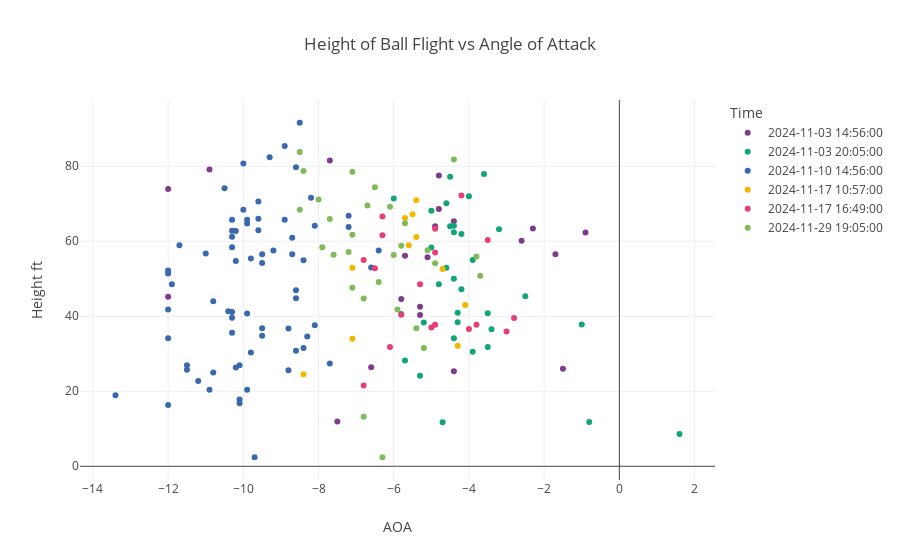

Here is the notebook cell this chart was saved with:
### Code cell
df['AOA'] = pd.to_numeric(df['AOA'], errors='coerce')


fig4 = px.scatter(df, x='AOA', y='Height ft', color='Time', title="Height of Ball Flight vs Angle of Attack",
                  color_discrete_sequence=px.colors.qualitative.Bold,hover_data=['Shot Type','Club'])
fig4.show()

### Figure 1 — Plotly figure (JSON) as saved in the notebook; plotly's stock layout.template omitted (floating-point values rounded to 4 significant figures; data arrays with more than 128 entries replaced by an {"elided": "..."} marker saying what was removed)
{"data": [{"customdata": [["Pull", "7 Iron"], ["Fade", "7 Iron"], ["Pull/Draw", "7 Iron"], ["Pull/Fade", "7 Iron"], ["Pull/Fade", "7 Iron"], ["Pull/Fade", "7 Iron"], ["Pull/Fade", "7 Iron"], ["Pull/Fade", "7 Iron"], ["Pull", "7 Iron"], ["Pull", "7 Iron"], ["Pull", "7 Iron"], ["Pull/Fade", "7 Iron"], ["Pull/Fade", "7 Iron"], ["Pull/Draw", "7 Iron"], ["Pull/Draw", "7 Iron"], ["Fade", "7 Iron"], ["Pull/Fade", "7 Iron"], ["Fade", "7 Iron"], ["Pull/Fade", "7 Iron"], ["Pull/Fade", "7 Iron"], ["Pull", "7 Iron"], ["Push/Slice", "7 Iron"]], "hovertemplate": "Time=2024-11-03 14:56:00<br>AOA=%{x}<br>Height ft=%{y}<br>Shot Type=%{customdata[0]}<br>Club=%{customdata[1]}<extra></extra>", "legendgroup": "2024-11-03 14:56:00", "marker": {"color": "rgb(127, 60, 141)", "symbol": "circle"}, "mode": "markers", "name": "2024-11-03 14:56:00", "orientation": "v", "showlegend": true, "type": "scatter", "x": [null, -6.6, -4.4, -5.3, -5.3, -5.1, -5.8, -4.8, -4.9, -2.3, -10.9, -4.4, -4.8, -12, -12, -7.7, -5.7, -1.7, -0.9, -2.6, -1.5, -7.5], "xaxis": "x", "y": [34.3, 26.4, 25.3, 40.3, 42.5, 55.7, 44.6, 77.5, 64, 63.4, 79.1, 65.3, 68.6, 45.2, 73.9, 81.5, 56.1, 56.5, 62.3, 60.1, 26, 11.9], "yaxis": "y"}, {"customdata": [["Fade", "7 Iron"], ["Straight", "7 Iron"], ["Draw", "7 Iron"], ["Straight", "7 Iron"], ["Fade", "7 Iron"], ["Straight", "7 Iron"], ["Draw", "7 Iron"], ["Fade", "7 Iron"], ["Straight", "7 Iron"], ["Push/Fade", "7 Iron"], ["Fade", "7 Iron"], ["Straight", "7 Iron"], ["Straight", "7 Iron"], ["Straight", "7 Iron"], ["Push/Fade", "7 Iron"], ["Draw", "7 Iron"], ["Draw", "7 Iron"], ["Straight", "7 Iron"], ["Fade", "7 Iron"], ["Push/Fade", "7 Iron"], ["Pull/Draw", "7 Iron"], ["Pull/Draw", "7 Iron"], ["Push/Fade", "7 Iron"], ["Fade", "7 Iron"], ["Pull", "7 Iron"], ["Fade", "7 Iron"], ["Straight", "7 Iron"], ["Straight", "7 Iron"], ["Fade", "7 Iron"], ["Fade", "7 Iron"], ["Push/Fade", "7 Iron"], ["Straight", "7 Iron"], ["Straight", "7 Iron"]], "hovertemplate": "Time=2024-11-03 20:05:00<br>AOA=%{x}<br>Height ft=%{y}<br>Shot Type=%{customdata[0]}<br>Club=%{customdata[1]}<extra></extra>", "legendgroup": "2024-11-03 20:05:00", "marker": {"color": "rgb(17, 165, 121)", "symbol": "circle"}, "mode": "markers", "name": "2024-11-03 20:05:00", "orientation": "v", "showlegend": true, "type": "scatter", "x": [-4.4, -4.4, -5, -4.4, -5.8, -5, -3.5, -4.3, -3.5, -3.2, -4.5, -4.5, -3.9, -2.5, -3.6, -1, -3.4, -4.6, -6, -4.7, -0.8, 1.6, -4.2, -4.4, -4.3, -4, -5.3, -5.7, -4.6, -5.2, -4.2, -3.9, -4.8], "xaxis": "x", "y": [64.1, 50, 68.1, 34.1, 40.6, 58.3, 31.8, 40.9, 40.8, 63.2, 77.2, 64, 55, 45.3, 77.9, 37.8, 36.5, 52.9, 71.4, 11.7, 11.8, 8.6, 61.9, 62.4, 38.4, 72, 24.1, 28.2, 70.1, 38.3, 47.2, 30.5, 48.5], "yaxis": "y"}, {"customdata": {"elided": "70x2 str values"}, "hovertemplate": "Time=2024-11-10 14:56:00<br>AOA=%{x}<br>Height ft=%{y}<br>Shot Type=%{customdata[0]}<br>Club=%{customdata[1]}<extra></extra>", "legendgroup": "2024-11-10 14:56:00", "marker": {"color": "rgb(57, 105, 172)", "symbol": "circle"}, "mode": "markers", "name": "2024-11-10 14:56:00", "orientation": "v", "showlegend": true, "type": "scatter", "x": [-10.1, -8.8, -11.2, -7.7, -8.3, -10.1, -9.9, -9.9, -10.1, -12, -13.4, -10.9, -12, -9.2, -11.7, -10.2, -9.5, -10.3, -10.3, -12, -11.5, -9.5, -11.9, -12, -10.2, -10.8, -11.5, -12, -11, -8.4, -8.6, -10.3, -10, -9.6, -10.5, -9.3, -9.8, -8.9, -8.8, -9.6, -9.6, -8.1, -9.9, -8.7, -9.9, -10.3, -8.4, -10.2, -8.1, -9.8, -8.5, -6.4, -8.6, -9.7, -8.6, -8.9, -9.5, -8.6, -8.7, -10.3, -10.3, -10.3, -10.8, -10.4, -10, -7.2, -8.2, -7.2, -9.5, -6.6], "xaxis": "x", "y": [26.9, 25.6, 22.7, 27.4, 34.6, 17.8, 40.7, 20.4, 16.8, 16.3, 18.9, 20.4, 52.2, 57.5, 58.9, 62.7, 36.8, 41.1, 35.6, 34.1, 26.9, 54.2, 48.5, 41.8, 26.3, 44, 25.7, 51.4, 56.7, 54.9, 79.7, 65.7, 80.7, 70.6, 74.1, 82.4, 55.4, 85.4, 36.7, 62.9, 66, 37.6, 65.7, 56.5, 64.7, 58.4, 31.5, 54.7, 64.1, 30.3, 91.6, 57.5, 30.8, 2.4, 44.8, 65.7, 34.8, 46.9, 60.9, 62.8, 39.6, 61.2, 25, 41.3, 68.4, 66.8, 71.6, 63.8, 56.5, 53], "yaxis": "y"}, {"customdata": [["Fade", "7 Iron"], ["Fade", "7 Iron"], ["Fade", "7 Iron"], ["Fade", "7 Iron"], ["Fade", "7 Iron"], ["Pull", "7 Iron"], ["Fade", "7 Iron"], ["Fade", "7 Iron"], ["Pull", "7 Iron"], ["Fade", "7 Iron"], ["Fade", "7 Iron"]], "hovertemplate": "Time=2024-11-17 10:57:00<br>AOA=%{x}<br>Height ft=%{y}<br>Shot Type=%{customdata[0]}<br>Club=%{customdata[1]}<extra></extra>", "legendgroup": "2024-11-17 10:57:00", "marker": {"color": "rgb(242, 183, 1)", "symbol": "circle"}, "mode": "markers", "name": "2024-11-17 10:57:00", "orientation": "v", "showlegend": true, "type": "scatter", "x": [-5.6, -7.1, -8.4, -5.4, -4.1, -4.3, -5.4, -5.7, -7.1, -4.7, -5.5], "xaxis": "x", "y": [58.9, 52.9, 24.5, 70.9, 43, 32.1, 61.1, 66.2, 34, 52.6, 67.2], "yaxis": "y"}, {"customdata": [["Fade", "7 Iron"], ["Fade", "7 Iron"], ["Fade", "7 Iron"], ["Pull/Fade", "7 Iron"], ["Fade", "7 Iron"], ["Pull/Fade", "7 Iron"], ["Fade", "7 Iron"], ["Pull", "7 Iron"], ["Fade", "7 Iron"], ["Fade", "7 Iron"], ["Pull", "7 Iron"], ["Fade", "7 Iron"], ["Straight", "7 Iron"], ["Pull/Draw", "7 Iron"], ["Fade", "7 Iron"], ["Pull", "7 Iron"], ["Straight", "7 Iron"], ["Straight", "7 Iron"]], "hovertemplate": "Time=2024-11-17 16:49:00<br>AOA=%{x}<br>Height ft=%{y}<br>Shot Type=%{customdata[0]}<br>Club=%{customdata[1]}<extra></extra>", "legendgroup": "2024-11-17 16:49:00", "marker": {"color": "rgb(231, 63, 116)", "symbol": "circle"}, "mode": "markers", "name": "2024-11-17 16:49:00", "orientation": "v", "showlegend": true, "type": "scatter", "x": [-6.8, -5.8, -5.3, -6.1, -6.5, -6.8, -6.3, -2.8, -4.9, -4.9, -4, -6.3, -5, -3.8, -4.9, -4.2, -3, -3.5], "xaxis": "x", "y": [21.5, 40.4, 48.5, 31.8, 52.8, 55, 66.6, 39.5, 37.7, 63.3, 36.6, 61.6, 37, 37.7, 57, 72.2, 35.9, 60.3], "yaxis": "y"}, {"customdata": [["Push/Fade", "7 Iron"], ["Push/Fade", "7 Iron"], ["Push", "7 Iron"], ["Straight", "7 Iron"], ["Push", "7 Iron"], ["Fade", "7 Iron"], ["Fade", "7 Iron"], ["Pull", "7 Iron"], ["Fade", "7 Iron"], ["Fade", "7 Iron"], ["Fade", "7 Iron"], ["Fade", "7 Iron"], ["Fade", "7 Iron"], ["Fade", "7 Iron"], ["Fade", "7 Iron"], ["Fade", "7 Iron"], ["Pull/Draw", "7 Iron"], ["Push/Slice", "7 Iron"], ["Straight", "7 Iron"], ["Fade", "7 Iron"], ["Draw", "7 Iron"], ["Push/Fade", "7 Iron"], ["Straight", "7 Iron"], ["Push", "7 Iron"], ["Draw", "7 Iron"], ["Draw", "7 Iron"], ["Push/Fade", "7 Iron"], ["Draw", "7 Iron"], ["Straight", "7 Iron"]], "hovertemplate": "Time=2024-11-29 19:05:00<br>AOA=%{x}<br>Height ft=%{y}<br>Shot Type=%{customdata[0]}<br>Club=%{customdata[1]}<extra></extra>", "legendgroup": "2024-11-29 19:05:00", "marker": {"color": "rgb(128, 186, 90)", "symbol": "circle"}, "mode": "markers", "name": "2024-11-29 19:05:00", "orientation": "v", "showlegend": true, "type": "scatter", "x": [-5.4, -5.8, -7.2, -3.7, -8.4, -6.4, -6.8, -4.9, -6.7, -7.9, -6.3, -6, -5.7, -6.1, -7.6, -7.1, -3.8, -5.9, -5.1, -7.1, -8, -7.1, -7.7, -8.5, -5.2, -6.5, -8.5, -6.8, -4.4], "xaxis": "x", "y": [36.8, 58.8, 57.1, 50.8, 78.7, 49.1, 13.2, 54.1, 69.5, 58.4, 2.4, 56.3, 64.8, 69.2, 56.4, 47.6, 55.9, 41.8, 57.6, 61.7, 71.1, 78.5, 65.9, 83.8, 31.5, 74.4, 68.4, 44.7, 81.8], "yaxis": "y"}], "layout": {"legend": {"title": {"text": "Time"}, "tracegroupgap": 0}, "title": {"text": "Height of Ball Flight vs Angle of Attack"}, "xaxis": {"anchor": "y", "domain": [0, 1], "title": {"text": "AOA"}}, "yaxis": {"anchor": "x", "domain": [0, 1], "title": {"text": "Height ft"}}}}
